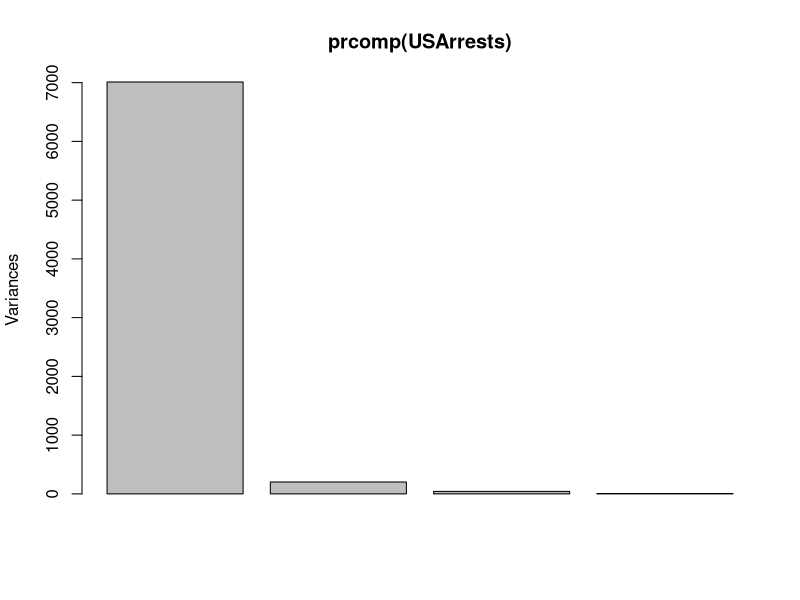
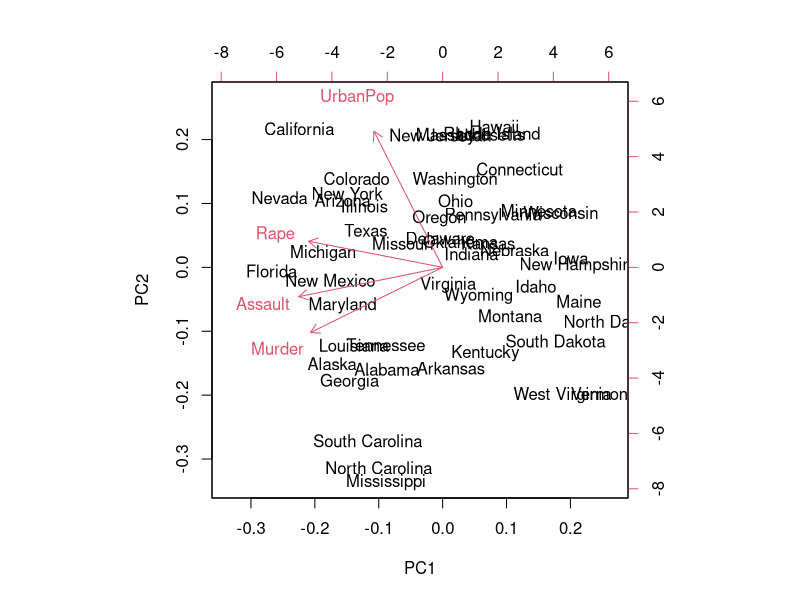

R code for these plots, in order:
## ---- chunk 1
knitr::opts_chunk$set(echo = TRUE)
## ---- chunk 2
## signs are random
require(graphics)

## the variances of the variables in the
## USArrests data vary by orders of magnitude, so scaling is appropriate
prcomp(USArrests)  # inappropriate
prcomp(USArrests, scale = TRUE)
prcomp(~ Murder + Assault + Rape, data = USArrests, scale = TRUE)
plot(prcomp(USArrests))
summary(prcomp(USArrests, scale = TRUE))
biplot(prcomp(USArrests, scale = TRUE))
